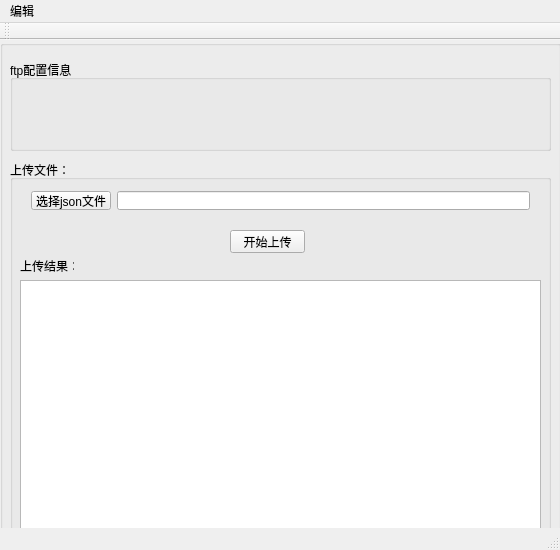
<?xml version="1.0" encoding="UTF-8"?>
<ui version="4.0">
 <class>ftp_uploadClass</class>
 <widget class="QMainWindow" name="ftp_uploadClass">
  <property name="geometry">
   <rect>
    <x>0</x>
    <y>0</y>
    <width>560</width>
    <height>550</height>
   </rect>
  </property>
  <property name="windowTitle">
   <string>ftp_upload</string>
  </property>
  <widget class="QWidget" name="centralWidget">
   <widget class="QGroupBox" name="groupBox">
    <property name="enabled">
     <bool>true</bool>
    </property>
    <property name="geometry">
     <rect>
      <x>0</x>
      <y>0</y>
      <width>561</width>
      <height>511</height>
     </rect>
    </property>
    <property name="title">
     <string/>
    </property>
    <widget class="QGroupBox" name="groupBox_3">
     <property name="geometry">
      <rect>
       <x>10</x>
       <y>120</y>
       <width>541</width>
       <height>371</height>
      </rect>
     </property>
     <property name="title">
      <string>上传文件：</string>
     </property>
     <widget class="QTextEdit" name="textEditTest">
      <property name="geometry">
       <rect>
        <x>10</x>
        <y>120</y>
        <width>521</width>
        <height>251</height>
       </rect>
      </property>
     </widget>
     <widget class="QPushButton" name="pushButtonUpload">
      <property name="geometry">
       <rect>
        <x>220</x>
        <y>70</y>
        <width>75</width>
        <height>23</height>
       </rect>
      </property>
      <property name="text">
       <string>开始上传</string>
      </property>
     </widget>
     <widget class="QWidget" name="horizontalLayoutWidget">
      <property name="geometry">
       <rect>
        <x>10</x>
        <y>20</y>
        <width>521</width>
        <height>41</height>
       </rect>
      </property>
      <layout class="QHBoxLayout" name="horizontalLayout">
       <item>
        <widget class="QPushButton" name="pushButtonChoose">
         <property name="text">
          <string>选择json文件</string>
         </property>
        </widget>
       </item>
       <item>
        <widget class="QLineEdit" name="lineEditPath"/>
       </item>
      </layout>
     </widget>
     <widget class="QLabel" name="label">
      <property name="geometry">
       <rect>
        <x>10</x>
        <y>100</y>
        <width>54</width>
        <height>12</height>
       </rect>
      </property>
      <property name="text">
       <string>上传结果：</string>
      </property>
     </widget>
    </widget>
    <widget class="QGroupBox" name="groupBox_4">
     <property name="geometry">
      <rect>
       <x>10</x>
       <y>20</y>
       <width>541</width>
       <height>91</height>
      </rect>
     </property>
     <property name="title">
      <string>ftp配置信息</string>
     </property>
     <widget class="QLabel" name="labelFtpConfig">
      <property name="geometry">
       <rect>
        <x>20</x>
        <y>19</y>
        <width>511</width>
        <height>61</height>
       </rect>
      </property>
      <property name="text">
       <string/>
      </property>
     </widget>
    </widget>
   </widget>
  </widget>
  <widget class="QMenuBar" name="menuBar">
   <property name="geometry">
    <rect>
     <x>0</x>
     <y>0</y>
     <width>560</width>
     <height>23</height>
    </rect>
   </property>
   <widget class="QMenu" name="menu">
    <property name="title">
     <string>编辑</string>
    </property>
    <addaction name="actionConfig"/>
    <addaction name="actionShowLog"/>
   </widget>
   <addaction name="menu"/>
  </widget>
  <widget class="QToolBar" name="mainToolBar">
   <attribute name="toolBarArea">
    <enum>TopToolBarArea</enum>
   </attribute>
   <attribute name="toolBarBreak">
    <bool>false</bool>
   </attribute>
  </widget>
  <widget class="QStatusBar" name="statusBar"/>
  <action name="actionConfig">
   <property name="text">
    <string>配置ftp</string>
   </property>
  </action>
  <action name="actionShowLog">
   <property name="text">
    <string>查看日志</string>
   </property>
  </action>
 </widget>
 <layoutdefault spacing="6" margin="11"/>
 <resources>
  <include location="ftp_upload.qrc"/>
 </resources>
 <connections/>
</ui>
